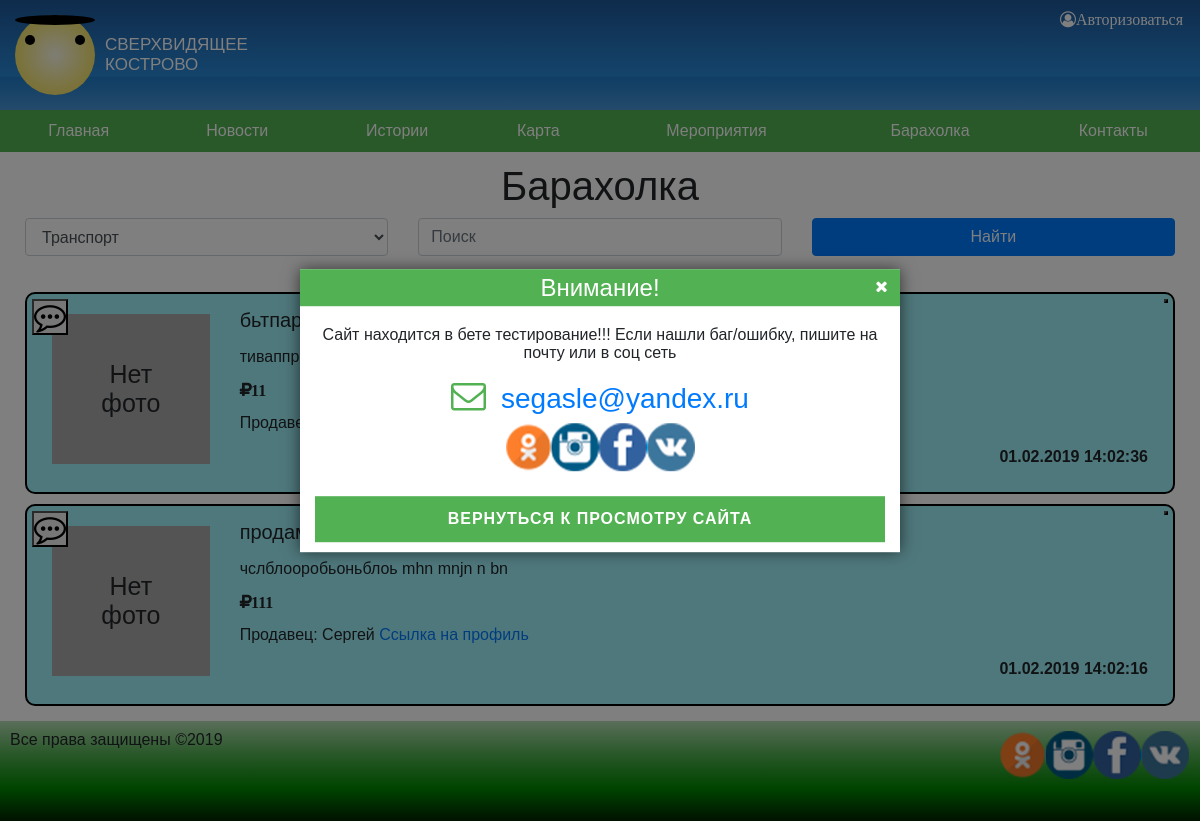
/?page=market, run on an earlier commit of the app's database.
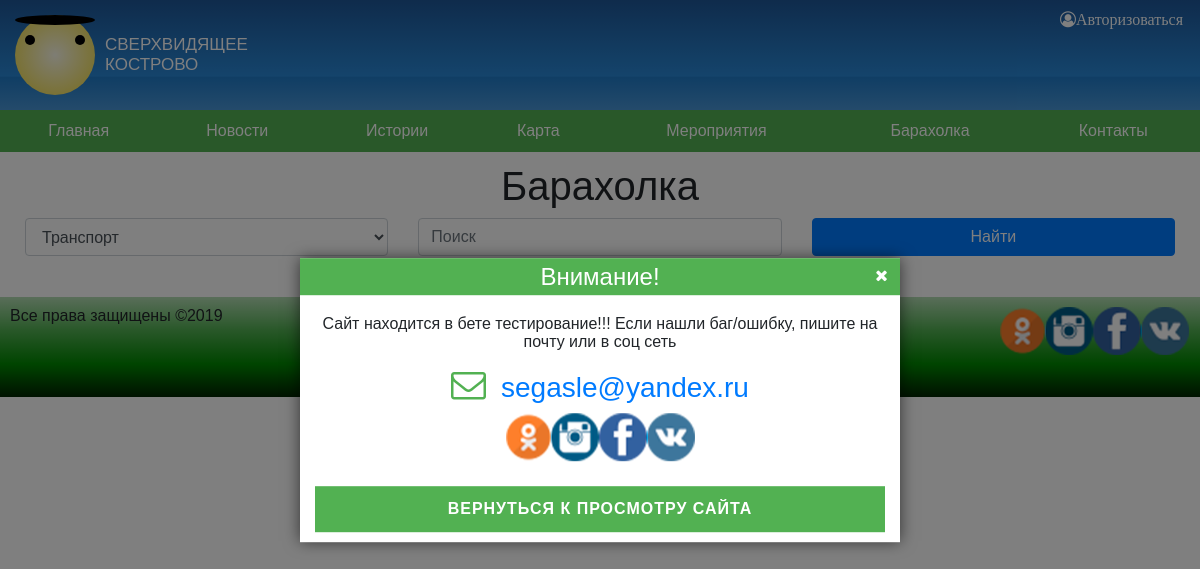
And on a later commit of the database.
### tables this page shows
CREATE TABLE `social_network` (
  `id` int(11) NOT NULL,
  `url` text NOT NULL,
  `class` varchar(255) NOT NULL
);

CREATE TABLE `menu` (
  `id` int(11) NOT NULL,
  `url` varchar(255) NOT NULL DEFAULT '?page=',
  `title` text NOT NULL,
  `parent` int(11) NOT NULL DEFAULT '0'
);

CREATE TABLE `ads` (
  `id` int(11) NOT NULL,
  `title` varchar(255) NOT NULL,
  `vaul` varchar(255) NOT NULL,
  `price` tinyint(4) NOT NULL,
  `text` text NOT NULL,
  `date` datetime DEFAULT CURRENT_TIMESTAMP,
  `photo_ads` mediumblob,
  `author_id` text,
  `favorites` int(11) DEFAULT NULL
);

CREATE TABLE `users` (
  `id` int(11) NOT NULL,
  `name` varchar(255) DEFAULT NULL,
  `surname` varchar(255) DEFAULT NULL,
  `email` text NOT NULL,
  `password` varchar(255) DEFAULT NULL,
  `photo` mediumblob,
  `phone` varchar(255) DEFAULT NULL,
  `address` text,
  `users-id` int(11) DEFAULT NULL,
  `token` text,
  `favorites` int(11) DEFAULT NULL
);

### index.php (called while the page is built, shortened)
<?php
require 'functions/bd.php';
require 'functions/function.php';
require 'functions/info.php';
connections();

### functions/info.php (called while the page is built)
<?php
$email = 'segasle@yandex.ru';

### functions/function.php (the view, shortened to what this page needs)
<?php
function connections()
{
    $file = '';
    if (empty($_GET['page'])) {
        $file = 'main';
    } else {
        $file = $_GET['page'];
    }
    include 'tempate/header.php';
    if (file_exists('imip/' . $file . '.php')) {
        include 'imip/' . $file . '.php';
    } else {
        include 'users/' . $file . '.php';
    }
    include 'tempate/footer.php';
}
function do_query($query)
{
    global $mysqli;
    $result = mysqli_query($mysqli, $query);
    return $result;
}
function get_menu()
{
    $sql = do_query('SELECT * FROM `menu` WHERE `parent` = "0" ORDER BY menu.id');
    $output = "<ul>";
    foreach ($sql as $r) {
        $output .= "<li><a href='" . $r['url'] . "'>" . $r['title'] . "</a></li>";
    }
    $output .= "</ul>";
    echo $output;
    return;
}
function get_soclal()
{
    $out = '<div class="block_img">';
    $sql = do_query('SELECT * FROM `social_network`');
    foreach ($sql as $item) {
        $out .= '<a href="' . $item['url'] . '" class="' . $item['class'] . ' img_icons" target="_blank"></a>';
    }
    $out .= '</div>';
    echo $out;
    return;
}
function auto_users()
{
    if (isset($_SESSION['id']) or isset($_SESSION['token'])) {
        echo '<button class="btn btn-primary modal-open float-left">Привет, ' . $_SESSION['name'] . '!</button><form method="post" class="float-left"><button type="submit" class="btn btn-primary modal-open" name="input">Выйти</button></form>';
        if (isset($_POST['input'])) {
            unset($_SESSION['id']);
            unset($_SESSION['token']);
            header('location: ?page=main');
        }
    } else {
        echo ' <button type="button" class="btn btn-primary modal-open" data-toggle="modal"
                                    data-target="#exampleModal">
                                <span class="fa fa-user-circle-o fa-1x">Авторизоваться</span>
                            </button>';
    }
    return;
}
function selected()
{
    $out = ' <select class="form-control" name="value">';
    foreach ($option as $item) {
        $out .= '<option value="' . $item['value'] . '">' . $item['value'] . '</option>';
    }
    $out .= '</select>';
    echo $out;
    return;
}
function post_tempate($sql)
{
    while ($us = mysqli_fetch_assoc($sql)) {
        $title = $us['title'];
        $text = $us['text'];
        $price = $us['price'];
        $data = new DateTime($us['date']);
        $name = $us['name'];
        if (!empty($us['photo_ads'])) {
            $img = '<img src="ads_img/' . $us['photo_ads'] . '" class="post_img">';
        } else {
            $img = '<div class="post_no-img"><p>Нет фото</p></div>';
        }
        if (!empty($us['users-id'])) {
            $link = '<a href="https://vk.com/id' . $us['users-id'] . '">Ссылка на профиль</a>';
        } else {
            $link = '<a href="tel:' . $us['phone'] . '">' . $us['phone'] . '</a>';
        }
        global $class;
        ?>
        <div class="col-12">
            <div class="post">
                <div class="row">
                    <div class="col-xs-12 col-md-2">
                        <?php echo $img; ?>
                    </div>
                    <div class="col-xs-12 col-md-10">
                        <div class="post_favourites">
                            <form action="" method="post">
                                <button type="submit" name="star" value="1"></button>
                            </form>
                        </div>
                        <button type="button" class="modal-message" data-toggle="modal"
                                data-target="#exampleModal2">
                            <span class="fa fa-commenting-o fa-2x"></span>
                        </button>
                        <div class="post_title">
                            <p><?php echo $title; ?></p>
                        </div>
                        <div class="post_text"><p><?php echo $text; ?></p></div>
                        <div class="post_price"><p class="fa fa-rub"><?php echo $price; ?></p></div>
                        <div class="post_info">
                            <p>Продавец:<?php echo ' ' . $name . ' ' . $link; ?></p>
                        </div>
                        <div class="post_data"><p><?php echo $data->format('d.m.Y H:m:s'); ?></p></div>
                    </div>
                </div>
            </div>
        </div>
        <?php
    }
    return true;
}

### tempate/header.php (shortened to what this page needs)
<!doctype html>
<html lang="ru">
<head>
    <link rel="stylesheet" href="https://stackpath.bootstrapcdn.com/bootstrap/4.2.1/css/bootstrap.min.css"
>
    <link rel="stylesheet" href="css/style.css?t=<?php echo(microtime(true) . rand()); ?>">
    <link rel="stylesheet" href="font-icons/css/font-awesome.css">
</head>
<body>
<?php
global $email;
if (empty($_COOKIE['ap'])) { ?>
    <div id="appomed-pop-main">
        <div id="appomed-pop-caption">
            <div id="appomed-pop-h4">Внимание!</div>
            <div id="appomed-pop-close"></div>
        </div>
        <div id="appomed-pop-main-2">
            <p class="text-center">Сайт находится в бете тестирование!!! Если нашли баг/ошибку, пишите на почту или в соц сеть</p>
            <p class="text-center h3"><i class="fa fa-envelope-o"></i><a href="mailto:<?php echo $email;?>"><?php echo $email;?></a></p>
            <div class="block_icon block-center">
                <?php get_soclal(); ?>
            </div>
            <div id="appomed-pop-but">Вернуться к просмотру сайта</div>
        </div>
    </div>
<?php } ?>
<div class="container-fluid">
    <header>
        <div class="header">
            <div class="row">
                <div class="col-12">
                    <div class="logo">
                        <div class="sun move">
                            <div class="roth"></div>
                        </div>
                        <div class="slang"><p>сверхвидящее</p>
                            <p>кострово</p></div>
                    </div>
                    <div class="row">
                        <div class="col-12 no-col">
                            <div class="float-right">
                                <?php
                                auto_users();
                                ?>
                            </div>
                        </div>
                        <div class="col-12 menu-header">
                            <div class="menu">
                                <?php
                                if (isset($_SESSION['id']) or isset($_SESSION['token'])) {
                                    echo '<div class="nav">';
                                    echo '<nav class=\'float-left\'>';
                                    get_users_menu();
                                    echo '</nav>';
                                    echo '<nav class=\'float-left\'>';
                                    get_menu();
                                    echo '</nav>';
                                    echo '</div>';
                                } else {
                                    echo '<nav class="nav-one">';
                                    get_menu();
                                    echo '</nav>';
                                }
                                ?>
                            </div>
                        </div>
                    </div>
                </div>
            </div>
        </div>
    </header>
    <div class="contain">

### imip/market.php (shortened to what this page needs)
<h1 class="text-center">Барахолка</h1>
<form method="post" class="row">
    <div class="col-xs-12 col-sm-12 col-md-6 col-lg-4">
        <div class="form-group">
            <?php
            selected();
            ?>
        </div>
    </div>
    <div class="col-xs-12 col-sm-12 col-md-6 col-lg-4">
        <div class="form-group">
            <input type="search" class="form-control" name="search" placeholder="Поиск">
        </div>
    </div>
    <div class="col-xs-12 col-sm-12 col-md-12 col-lg-4">
        <div class="form-group">
            <button type="submit" class="btn-primary btn" name="submit">Найти</button>
        </div>
    </div>
</form>
<div class="row">
    <?php
    if (isset($_POST['submit'])) {
        search();
    } else {
        $sql = do_query("SELECT * FROM `ads`, `users` WHERE users.email = ads.author_id");
        post_tempate($sql);
    }
    ?>
</div>

### tempate/footer.php (shortened to what this page needs)
</div>
<footer>
    <div class="footer">
        <div class="row">
            <div class="col-lg-6 col-xs-12">
                <p>Все права защищены &copy;<?php echo date('Y'); ?></p>
            </div>
            <div class="col-lg-6 col-xs-12">
                <div class="block_icon float-right">
                    <?php get_soclal(); ?>
                </div>
            </div>
        </div>
    </div>
</footer>
</div>
</body>
</html>

What changed in the data, as far as the page shows it:
removed ads: shows "Нет фото", title "бьтпаробр", text "тиваппроьорпи…", price "11", date "01.02.2019 14:02:36"
removed ads: shows "Нет фото", title "продам…", text "чслблооробьоньблоь mhn mnjn n bn", price "111", users.name "Сергей", date "01.02.2019 14:02:16"
